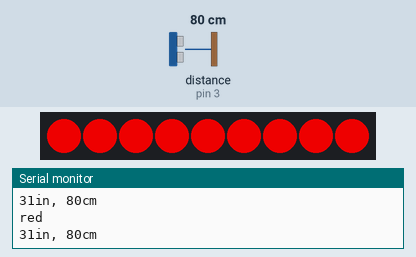
Bench run of a sketch on a simulated Arduino Uno, built with avr-gcc and run on an emulated ATmega328P. On the bench: 9 RGB LEDs in strip order, left to right, the last lines printed to the serial monitor. Wiring (inferred from the names in the program): ultrasonic range finder: trigger pin 2; echo pin 3. Inputs (shaded band) come from the test bench; at power-on: distance to the obstacle (sensor on pin 3) 80 cm. The echo pulse lasts 58.3 µs per cm; dim RGB values are drawn brighter than linear.

Above: at 1.8 s.
1.9 s: distance to the obstacle (sensor on pin 3) set to 7 cm
At 3.2 s:
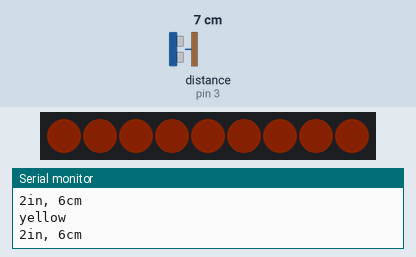
3.6 s: distance to the obstacle (sensor on pin 3) set to 4 cm
At 5.4 s:
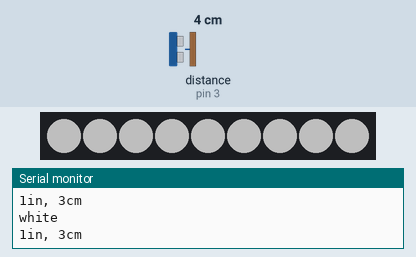
5.9 s: distance to the obstacle (sensor on pin 3) set to 18 cm
At 6.21 s:
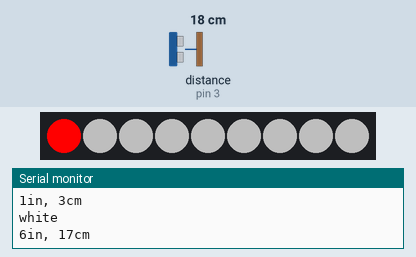
Timing chart, 0 to 8.9 s (numbered marks = the images above; inputs shaded):
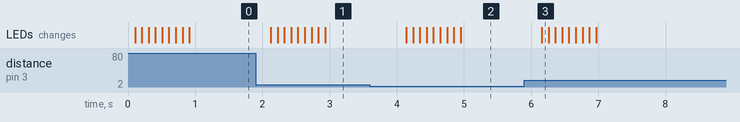

The sketch:

Distance_to_dotstar.ino
```cpp
#include <Adafruit_DotStar.h>

// Because conditional #includes don't work w/Arduino sketches...
#include <SPI.h>         // COMMENT OUT THIS LINE FOR GEMMA OR TRINKET
//#include <avr/power.h> // ENABLE THIS LINE FOR GEMMA OR TRINKET

#define PIXEL_COUNT  9  // Number of pixels in strand
#define DATAPIN    4
#define CLOCKPIN   5

// Parameter 1 = number of pixels in strip,  neopixel stick has 8
// Parameter 2 = pin number (most are valid)
// Parameter 3 = pixel type flags, add together as needed:
//   NEO_RGB     Pixels are wired for RGB bitstream
//   NEO_GRB     Pixels are wired for GRB bitstream, correct for neopixel stick
//   NEO_KHZ400  400 KHz bitstream (e.g. FLORA pixels)
//   NEO_KHZ800  800 KHz bitstream (e.g. High Density LED strip), correct for neopixel stick
//Adafruit_NeoPixel strip = Adafruit_NeoPixel(PIXEL_COUNT, PIXEL_PIN, NEO_GRB + NEO_KHZ800);
Adafruit_DotStar strip  = Adafruit_DotStar(PIXEL_COUNT, DATAPIN, CLOCKPIN, DOTSTAR_BGR);

// named constant for the pin the sensor is connected to
const int sensorPin = A1;
// room inches in Celcius
const float baselineTemp = 22.0; // based on average room temp in Celcius

const int trigPin = 2;
const int echoPin = 3;

void setup() {
  // initialize serial communication:
  Serial.begin(9600);
  strip.begin();
  strip.show(); // Initialize all pixels to 'off'
}

void loop()
{
  // establish variables for duration of the ping,
  // and the distance result in inches and centimeters:
  long duration, inches, cm;

  // The sensor is triggered by a HIGH pulse of 10 or more microseconds.
  // Give a short LOW pulse beforehand to ensure a clean HIGH pulse:
  pinMode(trigPin, OUTPUT);
  digitalWrite(trigPin, LOW);
  delayMicroseconds(2);
  digitalWrite(trigPin, HIGH);
  delayMicroseconds(10);
  digitalWrite(trigPin, LOW);

  // Read the signal from the sensor: a HIGH pulse whose
  // duration is the time (in microseconds) from the sending
  // of the ping to the reception of its echo off of an object.
  pinMode(echoPin, INPUT);
  duration = pulseIn(echoPin, HIGH);

  // convert the time into a distance
  inches = microsecondsToInches(duration);
  cm = microsecondsToCentimeters(duration);

  Serial.print(inches);
  Serial.print("in, ");
  Serial.print(cm);
  Serial.print("cm");
  Serial.println();

  delay(100);

  if (inches < 2) {
  colorWipe(strip.Color(80, 80, 80), 100);  // White
     Serial.println("white");
 //
  }
  if (inches >= 2 && inches < 4) {
    colorWipe(strip.Color(8,2,0), 100); // Yellow
    //colorWipe(strip.Color(0, 0, 255), 50);  // Blue
      Serial.println("yellow");
  }

  // if the inches rises 2-4 degrees, turn an LED on
  else if (inches >= 4 && inches < 6) {
    //colorWipe(strip.Color(0, 255, 0), 50);  // Green
   colorWipe(strip.Color(12,1,0), 100); // Orange
    Serial.println("orange");
  }

  // if the inches rises 4-6 degrees, turn a second LED on
  else if (inches >= 6 && inches < 8) {
  colorWipe(strip.Color(255, 0, 0), 100);  // pink
   Serial.println("pink");
 }

  // if the inches rises more than 6 degrees, turn all LEDs on
  else if (inches >= 8) {
    colorWipe(strip.Color(200, 0, 0), 100);  // Red
     Serial.println("red");
  }
  delay(1);


}

// Fill the dots one after the other with a color
void colorWipe(uint32_t c, uint8_t wait) {
  for(uint16_t i=0; i<strip.numPixels(); i++) {
    strip.setPixelColor(i, c);
    strip.show();
    delay(wait);
  }
}


long microsecondsToInches(long microseconds)
{
  // According to Parallax's datasheet for the PING))), there are
  // 73.746 microseconds per inch (i.e. sound travels at 1130 feet per
  // second).  This gives the distance travelled by the ping, outbound
  // and return, so we divide by 2 to get the distance of the obstacle.
  // See: http://www.parallax.com/dl/docs/prod/acc/28015-PING-v1.3.pdf
  return microseconds / 74 / 2;
}

long microsecondsToCentimeters(long microseconds)
{
  // The speed of sound is 340 m/s or 29 microseconds per centimeter.
  // The ping travels out and back, so to find the distance of the
  // object we take half of the distance travelled.
  return microseconds / 29 / 2;
}
```

Measured:
- the behaviour switches between 6 and 5 cm on distance to the obstacle (sensor on pin 3) (found by bisection; images 1 and 2)
- after the input at 1.9 s, the LEDs: first change after 0.23 s (image 1 shows a later state)
- after the input at 3.6 s, the LEDs: first change after 0.54 s (image 2 shows a later state)
- after the input at 5.9 s, the LEDs: change after 0.26 s (image 3)
